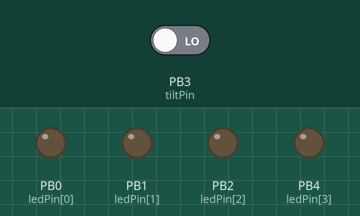
A sketch run on a simulated ATtiny85, built with avr-gcc and run on an emulated ATtiny85. Parts: output pins drawn as LEDs (lit = HIGH). Dashed ring = blinking. Inputs (shaded band) come from the test bench; at power-on: PB3 (tiltPin) LOW. Sleep ends after the set time or at an interrupt; random numbers use the default seed unless the sketch sets one.

Above: at 1.2 s.
1.3 s: PB3 (tiltPin) driven HIGH
At 2.15 s:
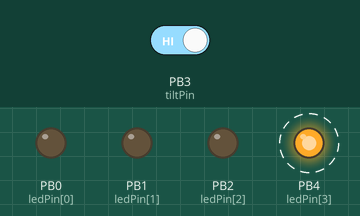
At 4.4 s:
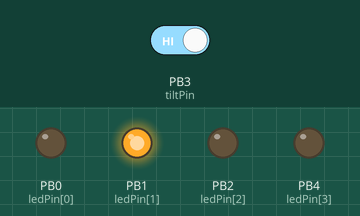
Timing chart, 0 to 14.7 s (numbered marks = the images above; inputs shaded):
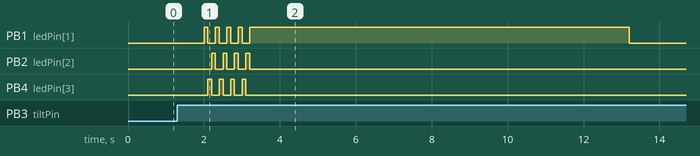

Measured:
- after the input at 1.3 s, PB1 (ledPin[1]): goes 4 × (HIGH 0.10 s, LOW 0.20 s), HIGH 10.0 s, then LOW, starting after 0.70 s; PB2 (ledPin[2]): alternates HIGH for 0.10 s and LOW for 0.20 s, 8 changes in all, then stays LOW, starting after 0.90 s

The sketch:

arduino_dice_attiny85.ino
```cpp
#include <avr/sleep.h>
#include <avr/interrupt.h>  // For ATtiny85

const int ledPin[] = {0, 1, 2, 4};  //ATtiny85 pins
const int tiltPin = 3;

//const int ledPin[] = {4, 5, 6, 7};
//const int tiltPin = 2;
int buttonState;
int previousButtonState;
unsigned long previousThrowTime = 0;
unsigned long throwDelay = 2000;

int result = 0;

void setup() {
  for (int i = 0; i < 4; i++) {
    pinMode(ledPin[i], OUTPUT);
  }
  pinMode(tiltPin, INPUT);
  attachInterrupt(0, wakeUpNow, HIGH);
}

void loop() {
  int buttonState = digitalRead(tiltPin);
  if (buttonState == HIGH && previousButtonState == LOW && millis() - previousThrowTime > throwDelay) {
    shuffle();
    ledsOff();
    result = random(6) + 1;
    switch (result) {
      case 1:
        digitalWrite(ledPin[0], HIGH);
        break;
      case 2:
        digitalWrite(ledPin[1], HIGH);
        break;
      case 3:
        digitalWrite(ledPin[0], HIGH);
        digitalWrite(ledPin[1], HIGH);
        break;
      case 4:
        digitalWrite(ledPin[1], HIGH);
        digitalWrite(ledPin[2], HIGH);
        break;
      case 5:
        digitalWrite(ledPin[0], HIGH);
        digitalWrite(ledPin[1], HIGH);
        digitalWrite(ledPin[2], HIGH);
        break;
      case 6:
        digitalWrite(ledPin[1], HIGH);
        digitalWrite(ledPin[2], HIGH);
        digitalWrite(ledPin[3], HIGH);
        break;
    }
    previousThrowTime = millis();
    previousButtonState = HIGH;
  } else if (buttonState == LOW && millis() - previousThrowTime > throwDelay) {
    previousButtonState = LOW;
  }
  if (millis() - previousThrowTime > 10000) {
    ledsOff();
    sleep();
  }
}

void ledsOff() {
  for (int i = 0; i < 4; i++) {
    digitalWrite(ledPin[i], LOW);
  }
}
void shuffle() {
  ledsOff();
  for (int i = 0; i < 4; i++) {
    digitalWrite(ledPin[2], LOW);
    digitalWrite(ledPin[1], HIGH);
    delay(100);
    digitalWrite(ledPin[1], LOW);
    digitalWrite(ledPin[3], HIGH);
    delay(100);
    digitalWrite(ledPin[3], LOW);
    digitalWrite(ledPin[2], HIGH);
    delay(100);
  }
}

//void sleep() {
//  set_sleep_mode(SLEEP_MODE_PWR_DOWN);
//  sleep_enable();
//  attachInterrupt(0, wakeUpNow, HIGH);
//  sleep_mode();
//  sleep_disable();
//  detachInterrupt(0);
//}

void wakeUpNow() {       // here the interrupt is handled after wakeup
}


//ATtiny85 sleep code
void sleep() {

  GIMSK |= _BV(PCIE);                     // Enable Pin Change Interrupts
  PCMSK |= _BV(PCINT3);                   // Use PB3 as interrupt pin
  ADCSRA &= ~_BV(ADEN);                   // ADC off
  set_sleep_mode(SLEEP_MODE_PWR_DOWN);    // replaces above statement

  sleep_enable();                         // Sets the Sleep Enable bit in the MCUCR Register (SE BIT)
  sei();                                  // Enable interrupts
  sleep_cpu();                            // sleep

  cli();                                  // Disable interrupts
  PCMSK &= ~_BV(PCINT3);                  // Turn off PB3 as interrupt pin
  sleep_disable();                        // Clear SE bit
  ADCSRA |= _BV(ADEN);                    // ADC on

  sei();                                  // Enable interrupts
} // sleep

ISR(PCINT0_vect) {
  // This is called when the interrupt occurs, but I don't need to do anything in it
}
```
